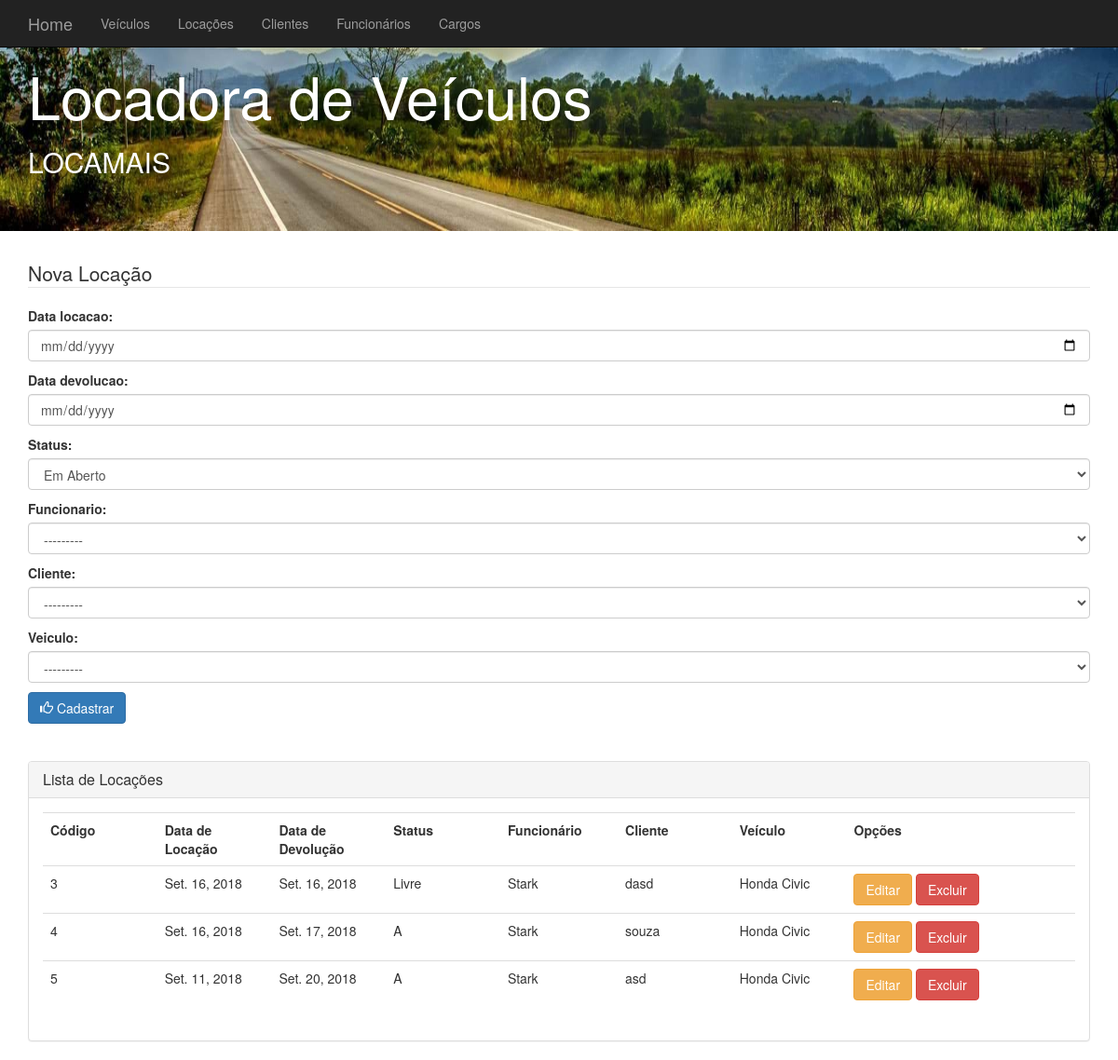
/locacoes/, run on an earlier commit of the app's database.
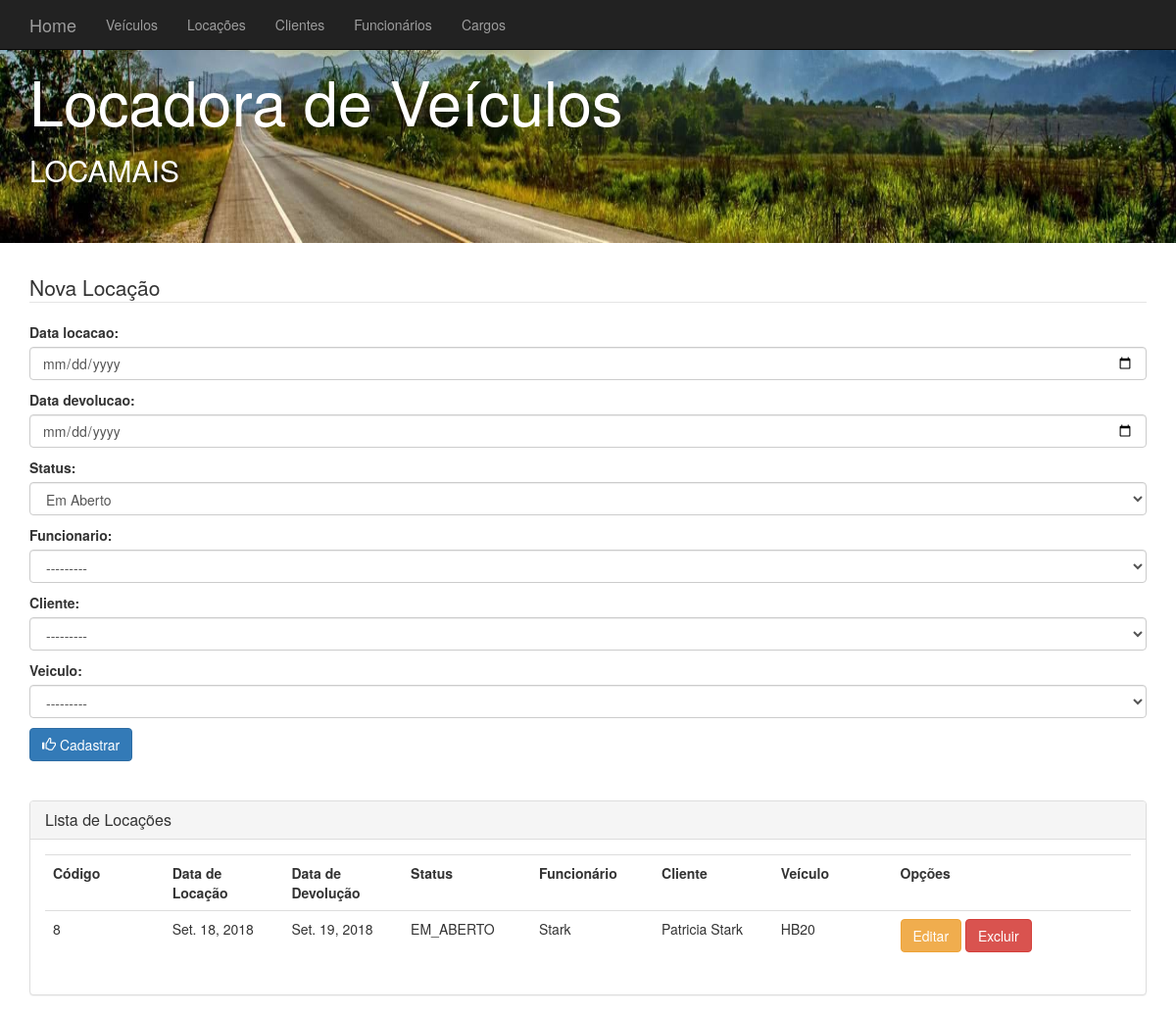
And on a later commit of the database.
### core/models.py (models this page shows, shortened)
class Locacao(models.Model):
    EM_ABERTO = 'EM_ABERTO'
    FECHADA = 'FECHADA'
    DEVOLUCAO_STATUS = (
        (EM_ABERTO, 'Em Aberto'),
        (FECHADA, 'Fechada'),
    )
    data_locacao = models.DateField()
    data_devolucao = models.DateField()
    status = models.CharField(max_length=10, choices = DEVOLUCAO_STATUS)
    funcionario = models.ForeignKey(Funcionario, on_delete=models.CASCADE)
    cliente = models.ForeignKey(Cliente, on_delete=models.CASCADE)
    veiculo = models.ForeignKey(Veiculo, on_delete=models.CASCADE)
    class Meta:
        verbose_name_plural = 'Locações'

class Funcionario(models.Model):
    nome = models.CharField(max_length=200)
    cpf = models.CharField(max_length=15)
    data_admissao = models.DateField()
    cargo = models.ForeignKey(Cargo, on_delete=models.CASCADE)
    def __str__(self):
        return self.nome

class Cliente(models.Model):
    ATIVO = 'ATIVO'
    INATIVO = 'INATIVO'
    STATUS = (
        (ATIVO, 'Ativo'),
        (INATIVO, 'Inativo'),
    )
    nome = models.CharField(max_length=200)
    cpf = models.CharField(max_length=15)
    status = models.CharField(max_length=10, choices=STATUS)
    pontos_fidelidade = models.DecimalField(max_digits=7, decimal_places=2)
    def __str__(self):
        return self.nome

class Veiculo(models.Model):
    CUPE = 'CUPE'
    CROSSOVER = 'CROSSOVER'
    ESPORTIVO = 'ESPORTIVO'
    HATCH = 'HATCH'
    JIPE = 'JIPE'
    PICAPE = 'PICAPE'
    SEDAN = 'SEDAN'
    SUV = 'SUV'
    VAN = 'VAN E MINIVAM'
    TIPO = (
        (CUPE, 'Cupe'),
        (CROSSOVER, 'Crossover'),
        (ESPORTIVO, 'Esportivo'),
        (HATCH, 'Hacth'),
        (JIPE, 'Jipe'),
        (PICAPE, 'Picape'),
        (SEDAN, 'Sedan'),
        (SUV, 'SUV'),
        (VAN, 'Van/Minivam'),
    )
    DISPONIVEL = 'DISPONÍVEL'
    INDISPONIVEL = 'INDISPONÍVEL'
    STATUS_VEICULO = (
        (DISPONIVEL, 'Disponível'),
        (INDISPONIVEL,'Indisponível'),
    )
    modelo = models.CharField(max_length=200)
    cor = models.CharField(max_length=15)
    ano = models.IntegerField()
    placa = models.CharField(max_length=15)
    tipo = models.CharField(max_length=15, choices=TIPO)
    status = models.CharField(max_length=20, choices=STATUS_VEICULO)
    def __str__(self):
        return self.modelo

### core/views.py (the view)
# urls.py: path('locacoes/', locacoes, name='url_locacao'),
def locacoes(request):
    data = {}
    data['locacoes'] = Locacao.objects.all()  # Carregando clientes do banco
    if request.method == 'POST':
        form = LocacaoForm(request.POST)
        if form.is_valid():
            form.save()  # Salva
            return redirect('url_locacao')
    else:
        data['form'] = LocacaoForm()
    return render(request, 'core/locacoes.html', data)

### core/forms.py
class LocacaoForm(forms.ModelForm):
    data_locacao = forms.DateField(widget=forms.DateTimeInput(attrs={'type':'date','class': 'form-control'}))
    data_devolucao = forms.DateField(widget=forms.DateTimeInput(attrs={'type': 'date', 'class': 'form-control'}))
    status = forms.ChoiceField(choices= Locacao.DEVOLUCAO_STATUS,
                               widget=forms.Select(attrs={'class': 'form-control'}))
    funcionario = forms.ModelChoiceField(queryset=Funcionario.objects.all(),
                                         widget=forms.Select(attrs={'class': 'form-control'}))
    cliente = forms.ModelChoiceField(queryset=Cliente.objects.filter(status='ATIVO'),
                                         widget=forms.Select(attrs={'class': 'form-control'}))
    veiculo = forms.ModelChoiceField(queryset=Veiculo.objects.filter(status='DISPONÍVEL'),
                                         widget=forms.Select(attrs={'class': 'form-control'}))
    class Meta:
        model = Locacao
        fields = ('data_locacao','data_devolucao','status','funcionario','cliente', 'veiculo')

### core/templates/core/locacoes.html (shortened to what this page needs)
{% extends "core/base.html" %}
{% load static %}
{% block content %}
<div class="container">
	<form action="" method="post">
		<fieldset>
	  		<legend>Nova Locação</legend>
			{{ form.as_p }}
		<fieldset>
	  		<button type="submit" class="btn btn-primary">
	  				<span class="glyphicon glyphicon-thumbs-up"></span>
	  				Cadastrar
			</button>
		</fieldset>
	</form>
</div>
<div class="container">
 	<br /> <br />
</div>
<div class="container">
  <div class="panel panel-default">
  		<div class="panel-heading">
    		<h2 class="panel-title">Lista de Locações</h2>
 	 	</div>
			<div class="panel-body">
  				<table class="table table-hover">
					<tr>
  						<th>Código</th>
  						<th>Data de Locação</th>
  						<th>Data de Devolução</th>
  						<th>Status</th>
  						<th>Funcionário</th>
              			<th>Cliente</th>
              			<th>Veículo</th>
  						<th>Opções</th>
  					</tr>
				{% for locacao in locacoes %}
					<tr>
    					<td class="col-md-1">{{ locacao.id }}</td>
    					<td class="col-md-1">{{ locacao.data_locacao }}</td>
              			<td class="col-md-1">{{ locacao.data_devolucao }}</td>
    					<td class="col-md-1">{{ locacao.status }}</td>
					  	<td class="col-md-1">{{ locacao.funcionario }}</td>
					  	<td class="col-md-1">{{ locacao.cliente }}</td>
						<td class="col-md-1">{{ locacao.veiculo }}</td>
    					<td class="col-md-2">
                            <a class="btn btn-warning" href="{% url 'url_atualizalocacao' locacao.id %}" role="button">Editar</a>
    						<a class="btn btn-danger" href="{% url 'url_removerlocacao' locacao.id %}" role="button">Excluir</a>
    					</td>
    				</tr>
				{% endfor %}
    			</table>
 		</div>
	</div>
</div>
{% endblock %}

### core/templates/core/base.html (shortened to what this page needs)
<!DOCTYPE html>
{% load static %}
<html lang="pt-br">
  <head>
    <link rel="stylesheet" href="{% static 'css/bootstrap.css' %}" >
  </head>
  <body>
 	<nav class="navbar navbar-fixed-top navbar-inverse">
      <div class="container">
        <div class="navbar-header">
          	<a class="navbar-brand" href="{% url 'url_index' %}">Home</a>
        </div>
        <div id="navbar" class="navbar-collapse collapse" aria-expanded="false" style="height: 1px;">
          <ul class="nav navbar-nav">
            <li><a href="{% url 'url_veiculo' %}">Veículos</a></li>
        	  <li><a href="{% url 'url_locacao' %}">Locações</a></li>
            <li><a href="{% url 'url_cliente' %}">Clientes</a></li>
            <li><a href="{% url 'url_funcionario' %}">Funcionários</a></li>
            <li><a href="{% url 'url_cargo' %}">Cargos</a></li>
          </ul>
        </div>
      </div>
    </nav>
<div class="jumbotron" style="background-image:url({% static 'images/img1.jpg' %}); color: #FFFFFF; background-size: 100% 100%;">
  	<div class="container">
		<h1>Locadora de Veículos</h1>
		<h2>LOCAMAIS</h2>
	</div>
</div>
    {% block content %}{% endblock %}
</body>
</html>

What changed in the data, as far as the page shows it:
removed Locacao: id "3", data_locacao "Set. 16, 2018", data_devolucao "Set. 16, 2018", status "Livre", funcionario "Stark", cliente "dasd", veiculo "Honda Civic"
removed Locacao: id "4", data_locacao "Set. 16, 2018", data_devolucao "Set. 17, 2018", status "A", funcionario "Stark", cliente "souza", veiculo "Honda Civic"
removed Locacao: id "5", data_locacao "Set. 11, 2018", data_devolucao "Set. 20, 2018", status "A", funcionario "Stark", cliente "asd", veiculo "Honda Civic"
added Locacao: id "8", data_locacao "Set. 18, 2018", data_devolucao "Set. 19, 2018", status "EM_ABERTO", funcionario "Stark", cliente "Patricia Stark", veiculo "HB20"
